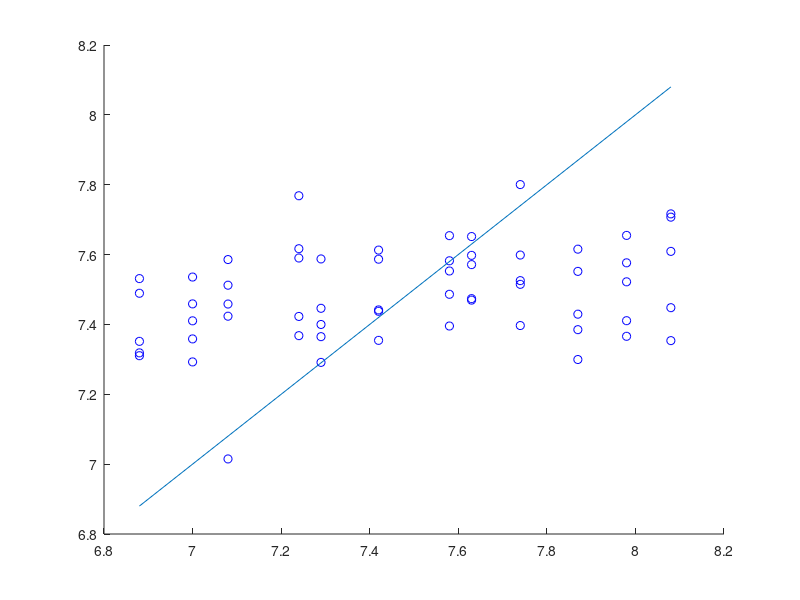
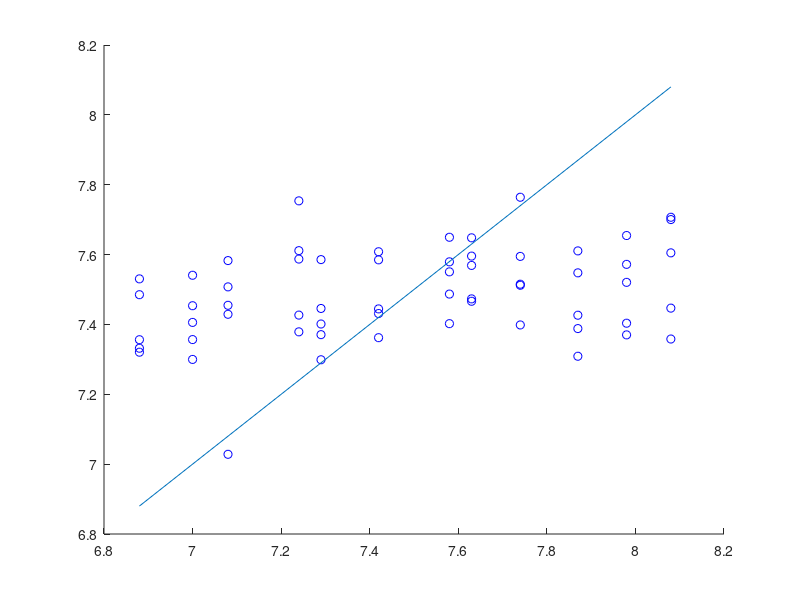
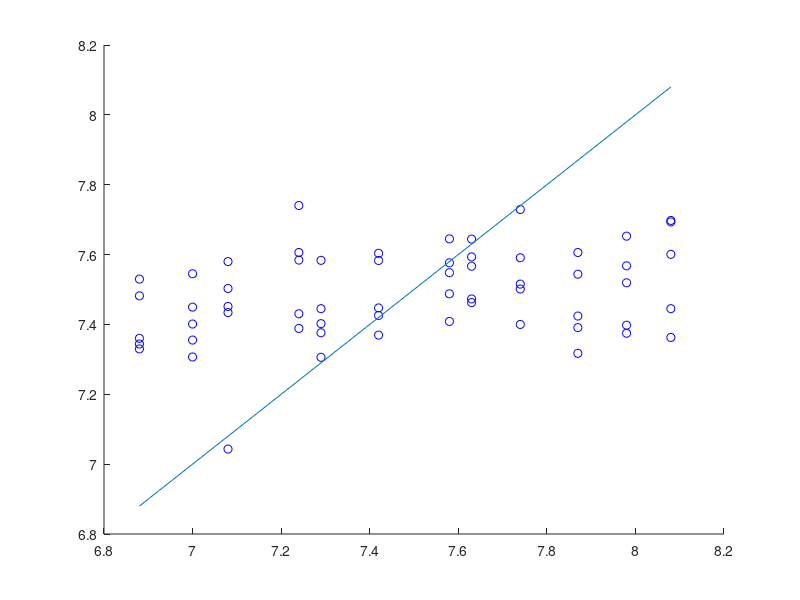
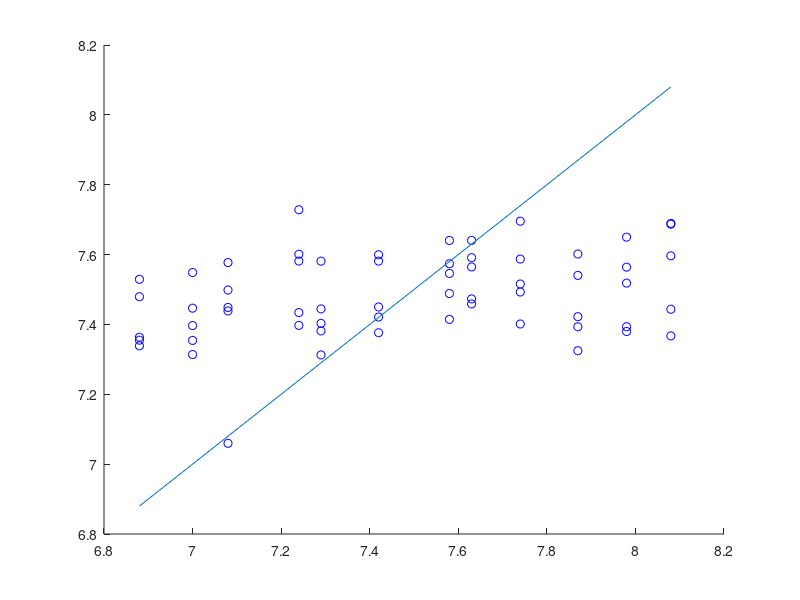

MATLAB code to generate these figures, in order:

clear; close all; clc


nlevels = 12;
nreps = 5;

load samples_chip1_new;
load pH2;

featurenum = size(X, 1);

X = X';
sumup = sum(X,2);
X = bsxfun(@rdivide,X,sumup);

%% Evaluation
% Divide dataset into training set and testing set and evaluate the model.
load index;

sigma = 0.0021:0.0001:0.004;
sigmacnt = size(sigma,2);
%v = zeros(compcnt*nreps, featurenum);

nsq = sum(X.^2,2);
K = bsxfun(@minus,nsq,(2*X)*X.');
K = bsxfun(@plus,nsq.',K);

for k = 1:sigmacnt
    tot = 0;
    figure('name', num2str(sigma(k),'Kernel regression with sigma = %d'));
    hold on;
    
    for i = 1:nreps
        test = (indices == i); train = ~test;
        Xtrain = X(train,:);
        pHtrain = pH(train);
        Xtest = X(test,:);
        pHtest = pH(test);

        curK = exp(-K ./ (sigma(k) ^ 2));
        curK = curK(test, train);
        
        wsum = bsxfun(@times, curK, pHtrain');
        predict = sum(wsum,2) ./ sum(curK,2);
        
        plot(pHtest, predict,'bo');
        
        
        SMSE = (sum((predict - pHtest) .^ 2) / sum((pHtest - mean(pHtest)) .^ 2));
        tot = tot + SMSE;
    end
    lx = [min(pHtest) max(pHtest)];
    ly = lx;
    plot(lx, ly);
    hold off;

    fprintf('The average of SMSE with sigma = %d is %f\n', sigma(k), tot / nreps);
end
